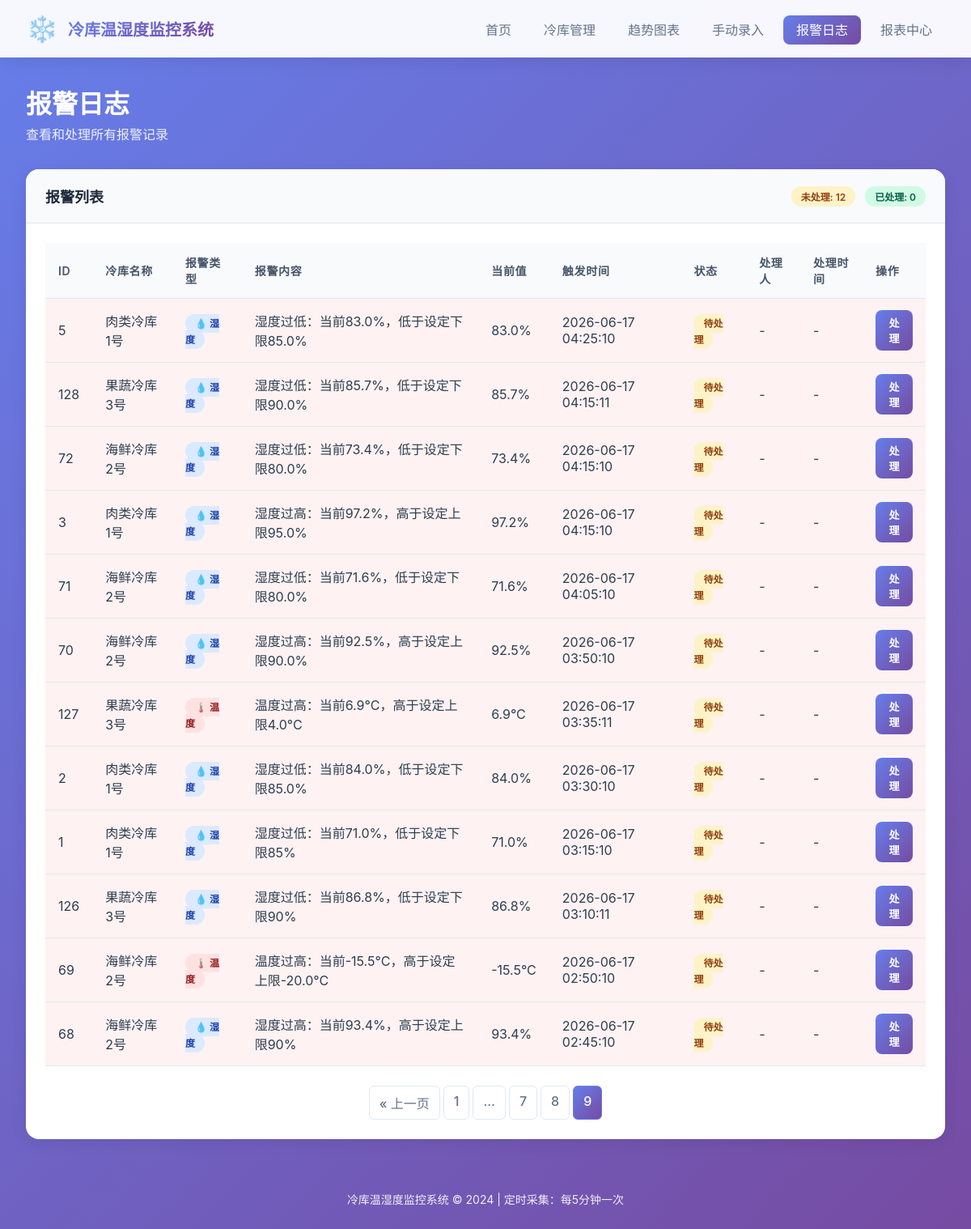
The app's page /alarms?page=9 with its own data.
### app.py (models this page shows, shortened)
class AlarmLog(db.Model):
    id = db.Column(db.Integer, primary_key=True)
    storage_id = db.Column(db.Integer, db.ForeignKey('cold_storage.id'), nullable=False)
    alarm_type = db.Column(db.String(20), nullable=False)
    message = db.Column(db.String(200), nullable=False)
    current_value = db.Column(db.Float, nullable=False)
    threshold_min = db.Column(db.Float)
    threshold_max = db.Column(db.Float)
    triggered_at = db.Column(db.DateTime, default=datetime.now)
    handled_at = db.Column(db.DateTime)
    handled_by = db.Column(db.String(100))
    handled_note = db.Column(db.String(500))
    is_handled = db.Column(db.Boolean, default=False)

class ColdStorage(db.Model):
    id = db.Column(db.Integer, primary_key=True)
    name = db.Column(db.String(100), nullable=False)
    temp_min = db.Column(db.Float, nullable=False)
    temp_max = db.Column(db.Float, nullable=False)
    humidity_min = db.Column(db.Float, nullable=False)
    humidity_max = db.Column(db.Float, nullable=False)
    created_at = db.Column(db.DateTime, default=datetime.now)
    records = db.relationship('TemperatureRecord', backref='storage', lazy=True, cascade='all, delete-orphan')
    alarms = db.relationship('AlarmLog', backref='storage', lazy=True, cascade='all, delete-orphan')

### app.py (the view)
@app.route('/alarms')
def alarms():
    page = request.args.get('page', 1, type=int)
    per_page = 20
    alarms_query = AlarmLog.query.order_by(AlarmLog.triggered_at.desc())
    pagination = alarms_query.paginate(page=page, per_page=per_page)
    return render_template('alarms.html', pagination=pagination, alarms=pagination.items)

### templates/alarms.html (shortened to what this page needs)
{% extends 'base.html' %}
{% block content %}
<div class="page-header">
    <h2>报警日志</h2>
    <p class="subtitle">查看和处理所有报警记录</p>
</div>
<div class="card">
    <div class="card-header">
        <div class="header-row">
            <h3>报警列表</h3>
            <div class="header-actions">
                <span class="badge badge-warning">未处理: {{ alarms|selectattr('is_handled', 'equalto', false)|list|length }}</span>
                <span class="badge badge-success">已处理: {{ alarms|selectattr('is_handled', 'equalto', true)|list|length }}</span>
            </div>
        </div>
    </div>
    <div class="card-body">
        {% if alarms %}
        <table class="data-table">
            <thead>
                <tr>
                    <th>ID</th>
                    <th>冷库名称</th>
                    <th>报警类型</th>
                    <th>报警内容</th>
                    <th>当前值</th>
                    <th>触发时间</th>
                    <th>状态</th>
                    <th>处理人</th>
                    <th>处理时间</th>
                    <th>操作</th>
                </tr>
            </thead>
            <tbody>
                {% for alarm in alarms %}
                <tr class="{{ 'alarm-unhandled' if not alarm.is_handled else '' }}">
                    <td>{{ alarm.id }}</td>
                    <td>{{ alarm.storage.name }}</td>
                    <td>
                        <span class="type-badge type-{{ alarm.alarm_type }}">
                            {% if 'temp' in alarm.alarm_type %}
                                🌡️ 温度
                            {% else %}
                                💧 湿度
                            {% endif %}
                        </span>
                    </td>
                    <td>{{ alarm.message }}</td>
                    <td>
                        {% if 'temp' in alarm.alarm_type %}
                            {{ alarm.current_value }}°C
                        {% else %}
                            {{ alarm.current_value }}%
                        {% endif %}
                    </td>
                    <td>{{ alarm.triggered_at.strftime('%Y-%m-%d %H:%M:%S') }}</td>
                    <td>
                        {% if alarm.is_handled %}
                            <span class="status-badge status-handled">已处理</span>
                        {% else %}
                            <span class="status-badge status-pending">待处理</span>
                        {% endif %}
                    </td>
                    <td>{{ alarm.handled_by or '-' }}</td>
                    <td>{{ alarm.handled_at.strftime('%Y-%m-%d %H:%M:%S') if alarm.handled_at else '-' }}</td>
                    <td>
                        {% if not alarm.is_handled %}
                        <button class="btn btn-small btn-primary" onclick="openHandleAlarmModal({{ alarm.id }})">处理</button>
                        {% else %}
                        <button class="btn btn-small btn-secondary" onclick="viewAlarmDetail({{ alarm.id }})">详情</button>
                        {% endif %}
                    </td>
                </tr>
                {% endfor %}
            </tbody>
        </table>
        {% if pagination.pages > 1 %}
        <div class="pagination">
            {% if pagination.has_prev %}
            <a href="{{ url_for('alarms', page=pagination.prev_num) }}" class="page-link">&laquo; 上一页</a>
            {% endif %}
            {% for page_num in pagination.iter_pages(left_edge=1, right_edge=1, left_current=2, right_current=2) %}
                {% if page_num %}
                    {% if pagination.page == page_num %}
                    <span class="page-link active">{{ page_num }}</span>
                    {% else %}
                    <a href="{{ url_for('alarms', page=page_num) }}" class="page-link">{{ page_num }}</a>
                    {% endif %}
                {% else %}
                    <span class="page-link">...</span>
                {% endif %}
            {% endfor %}
        </div>
        {% endif %}
        {% else %}
        <div class="empty-state-small">
            <p>暂无报警记录</p>
        </div>
        {% endif %}
    </div>
</div>
{% endblock %}

### static/css/style.css (style rules this page uses)
* { margin: 0; padding: 0; box-sizing: border-box; }
body { font-family: -apple-system, BlinkMacSystemFont, 'Segoe UI', Roboto, 'Helvetica Neue', Arial, sans-serif; background: linear-gradient(135deg, #667eea 0%, #764ba2 100%); min-height: 100vh; color: #2c3e50; }
.page-header { margin-bottom: 2rem; color: white; }
.page-header h2 { font-size: 2rem; font-weight: 700; margin-bottom: 0.25rem; }
.page-header .subtitle { opacity: 0.9; font-size: 1rem; }
.card { background: white; border-radius: 16px; box-shadow: 0 4px 20px rgba(0, 0, 0, 0.08); margin-bottom: 1.5rem; overflow: hidden; }
.card-header { padding: 1.25rem 1.5rem; background: #f8fafc; border-bottom: 1px solid #e2e8f0; }
.card-header h3 { font-size: 1.125rem; font-weight: 600; color: #1e293b; }
.header-row { display: flex; justify-content: space-between; align-items: center; flex-wrap: wrap; gap: 1rem; }
.header-actions { display: flex; gap: 0.75rem; align-items: center; flex-wrap: wrap; }
.card-body { padding: 1.5rem; }
.btn { padding: 0.625rem 1.25rem; border: none; border-radius: 8px; font-weight: 600; cursor: pointer; transition: all 0.3s ease; font-size: 0.9375rem; text-decoration: none; display: inline-flex; align-items: center; justify-content: center; gap: 0.5rem; }
.btn-small { padding: 0.375rem 0.75rem; font-size: 0.8125rem; }
.btn-primary { background: linear-gradient(135deg, #667eea 0%, #764ba2 100%); color: white; }
.data-table { width: 100%; border-collapse: collapse; }
.data-table th, .data-table td { padding: 0.875rem 1rem; text-align: left; border-bottom: 1px solid #e2e8f0; }
.data-table th { background: #f8fafc; font-weight: 600; color: #475569; font-size: 0.875rem; text-transform: uppercase; letter-spacing: 0.05em; }
.data-table tbody tr.alarm-unhandled { background: #fef2f2; }
.type-badge { padding: 0.25rem 0.75rem; border-radius: 12px; font-size: 0.75rem; font-weight: 600; }
.type-temp_high, .type-temp_low { background: #fee2e2; color: #991b1b; }
.type-humidity_high, .type-humidity_low { background: #dbeafe; color: #1e40af; }
.status-badge { padding: 0.25rem 0.75rem; border-radius: 12px; font-size: 0.75rem; font-weight: 600; text-transform: uppercase; }
.status-pending { background: #fef3c7; color: #92400e; }
.badge { padding: 0.25rem 0.75rem; border-radius: 12px; font-size: 0.75rem; font-weight: 600; }
.badge-warning { background: #fef3c7; color: #92400e; }
.badge-success { background: #d1fae5; color: #065f46; }
.pagination { display: flex; justify-content: center; gap: 0.25rem; margin-top: 1.5rem; flex-wrap: wrap; }
.page-link { padding: 0.5rem 0.75rem; border: 1px solid #e2e8f0; border-radius: 6px; text-decoration: none; color: #64748b; font-weight: 500; transition: all 0.3s ease; }
.page-link.active { background: linear-gradient(135deg, #667eea 0%, #764ba2 100%); color: white; border-color: #667eea; }

### records on screen
AlarmLog: id "5", storage.name "肉类冷库1号", alarm_type "💧 湿度", message "湿度过低：当前83.0%，低于设定下限85.0%", current_value "83.0", triggered_at "2026-06-17 04:25:10", is_handled "待处理", handled_by "-", handled_at "-"
AlarmLog: id "128", storage.name "果蔬冷库3号", alarm_type "💧 湿度", message "湿度过低：当前85.7%，低于设定下限90.0%", current_value "85.7", triggered_at "2026-06-17 04:15:11", is_handled "待处理", handled_by "-", handled_at "-"
AlarmLog: id "72", storage.name "海鲜冷库2号", alarm_type "💧 湿度", message "湿度过低：当前73.4%，低于设定下限80.0%", current_value "73.4", triggered_at "2026-06-17 04:15:10", is_handled "待处理", handled_by "-", handled_at "-"
AlarmLog: id "3", storage.name "肉类冷库1号", alarm_type "💧 湿度", message "湿度过高：当前97.2%，高于设定上限95.0%", current_value "97.2", triggered_at "2026-06-17 04:15:10", is_handled "待处理", handled_by "-", handled_at "-"
AlarmLog: id "71", storage.name "海鲜冷库2号", alarm_type "💧 湿度", message "湿度过低：当前71.6%，低于设定下限80.0%", current_value "71.6", triggered_at "2026-06-17 04:05:10", is_handled "待处理", handled_by "-", handled_at "-"
AlarmLog: id "70", storage.name "海鲜冷库2号", alarm_type "💧 湿度", message "湿度过高：当前92.5%，高于设定上限90.0%", current_value "92.5", triggered_at "2026-06-17 03:50:10", is_handled "待处理", handled_by "-", handled_at "-"
AlarmLog: id "127", storage.name "果蔬冷库3号", alarm_type "🌡️ 温度", message "温度过高：当前6.9°C，高于设定上限4.0°C", current_value "6.9", triggered_at "2026-06-17 03:35:11", is_handled "待处理", handled_by "-", handled_at "-"
AlarmLog: id "2", storage.name "肉类冷库1号", alarm_type "💧 湿度", message "湿度过低：当前84.0%，低于设定下限85.0%", current_value "84.0", triggered_at "2026-06-17 03:30:10", is_handled "待处理", handled_by "-", handled_at "-"
AlarmLog: id "1", storage.name "肉类冷库1号", alarm_type "💧 湿度", message "湿度过低：当前71.0%，低于设定下限85%", current_value "71.0", triggered_at "2026-06-17 03:15:10", is_handled "待处理", handled_by "-", handled_at "-"
AlarmLog: id "126", storage.name "果蔬冷库3号", alarm_type "💧 湿度", message "湿度过低：当前86.8%，低于设定下限90%", current_value "86.8", triggered_at "2026-06-17 03:10:11", is_handled "待处理", handled_by "-", handled_at "-"
AlarmLog: id "69", storage.name "海鲜冷库2号", alarm_type "🌡️ 温度", message "温度过高：当前-15.5°C，高于设定上限-20.0°C", current_value "-15.5", triggered_at "2026-06-17 02:50:10", is_handled "待处理", handled_by "-", handled_at "-"
AlarmLog: id "68", storage.name "海鲜冷库2号", alarm_type "💧 湿度", message "湿度过高：当前93.4%，高于设定上限90%", current_value "93.4", triggered_at "2026-06-17 02:45:10", is_handled "待处理", handled_by "-", handled_at "-"

### other values on screen
{{ alarms|selectattr('is_handled', 'equalto', false)|list|length }} "12"
{{ alarms|selectattr('is_handled', 'equalto', true)|list|length }} "0"
{{ page_num }} "1" "7" "8"
{{ page_num }} "9"
